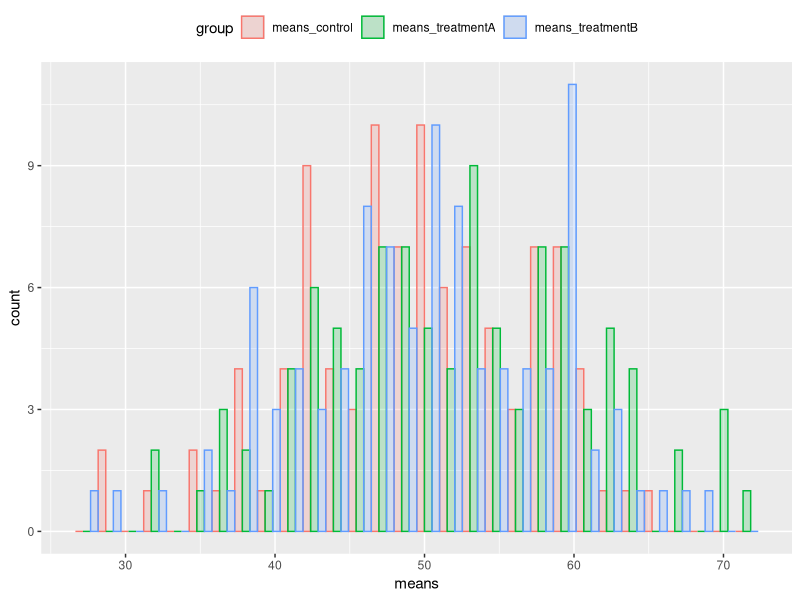
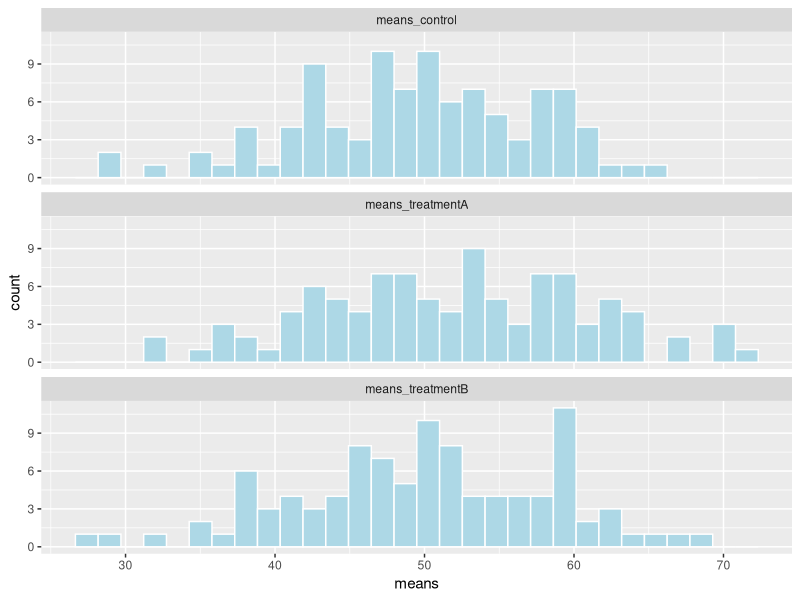

Source code (R) for these figures, in order:
## ---- chunk 1
knitr::opts_chunk$set(echo = TRUE)
## ---- chunk 2
################################
# FUNCTION: calculate_zeroes
# purpose: calculate the number of zeroes in a numeric vector
# input: vec = numeric vector
# output: counter = number of zeroes in the numeric vector
# ------------------------------

calculate_zeroes <- function(vec = c(0, 0, 5, 1)) {
  counter <- 0 # set up counter variable
  for (i in 1:length(vec)) {
    if (vec[i] == 0) counter <- counter + 1
    } # end of for loop
  return(counter) # output
} # end of function

calculate_zeroes() # test defaults, counter should = 2

calculate_zeroes(c(0, 10, 25, 0, 0, 0)) # test a different vector, counter should = 4
## ---- chunk 3
vec <- c(0, 0, 5, 1)

length(which(vec == 0)) # should = 2
## ---- chunk 4
################################
# FUNCTION: matrix_products
# purpose: create a matrix in which each element is the product of its row# x column#
# input: nrow = integer representing the number of rows in a matrix
#        ncol = integer representing the number of columns in a matrix
# output: m = matrix of dimension(nrow,ncol)
# ------------------------------

matrix_products <- function(nrow = 3,
                            ncol = 4) {
  m <- matrix(runif(nrow*ncol), nrow = nrow) # create matrix with random values
  
  # double for loop to loop over rows and columns
  for (i in 1:nrow(m)) { # loop over rows
    for (j in 1:ncol(m)) { # loop over columns
      m[i,j] <- i*j
      } # end of column loop
    } # end of row loop
  
  return(m)
  
} # end of function

matrix_products() # test defaults

matrix_products(nrow = 5, ncol = 6) # test with different inputs
## ---- chunk 5
library(tidyverse)

# Create random numbers for three groups of data
control <- rnorm(n = 10, mean = 10, sd = 10)     # mean = 10
treatmentA <- rnorm(n = 10, mean = 60, sd = 10)  # mean = 60
treatmentB <- rnorm(n = 10, mean = 85, sd = 10)  # mean = 85

# Create data frame
d_frame <- data.frame(control, treatmentA, treatmentB)

# Make the data frame longer
d_frame <- d_frame %>%
  pivot_longer(cols = control:treatmentB,
               names_to = "group",
               values_to = "response_var")
head(d_frame)
## ---- chunk 6
################################
# FUNCTION: randomization_test
# purpose: reshuffle the response variable and calculate the mean of each group in the reshuffled data
# input: df = data frame with "response_var" and "group" columns
# output: means = vector of length 3, containing the means of each group
# ------------------------------

randomization_test <- function(df = NULL) {
  if(is.null(df)) {
    df <- data.frame(group = rep(c("control", "treatmentA", "treatmentB"), each = 10),
                     response_var = runif(30, min = 0, max = 200))
  }
  
  # reshuffle the response variable
  df$response_var <- sample(df$response_var)
  
  # calculate the mean of each group in the reshuffled data, and store the means in a vector of length 3
  means <- tapply(df$response_var, df$group, mean)
  return(means)
  
} # end of function

randomization_test() # test defaults

randomization_test(df = d_frame) # test with our data frame
## ---- chunk 7
# Create empty data frame with all NAs
results <- data.frame(replicate = rep(NA,100), 
                      means_control = rep(NA,100), 
                      means_treatmentA = rep(NA,100), 
                      means_treatmentB = rep(NA,100))

# For loop to repeat randomization_test() 100 times
for (i in 1:100) {
  means <- randomization_test(df = d_frame) # run randomization_test() function
  
  results$replicate[i] <- i # fill in replicate column
  
  results$means_control[i] <- means["control"] # fill in means_control column
  results$means_treatmentA[i] <- means["treatmentA"] # fill in means_treatmentA column
  results$means_treatmentB[i] <- means["treatmentB"] # fill in means_treatmentB column
  
} # end of for loop

head(results)
## ---- chunk 8
# First, make the data frame longer
results_long <- results %>%
  pivot_longer(cols = means_control:means_treatmentB,
               names_to = "group",
               values_to = "means")

head(results_long)

# all on the same plot
ggplot(data = results_long, 
       aes(x = means, fill = group, color = group)) +
  geom_histogram(position = "dodge", alpha = 0.2) +
  theme(legend.position="top")

# faceted
ggplot(data = results_long, 
       aes(x = means)) +
  geom_histogram(fill = "lightblue", col = "white", position = "dodge") +
  theme(legend.position="top") +
  facet_wrap(~group, nrow = 3)
